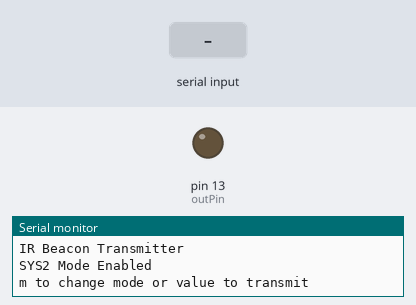
The sketch below on a simulated Arduino Uno, built with avr-gcc and run on an emulated ATmega328P. On the bench: output pins drawn as LEDs (lit = HIGH), the last lines printed to the serial monitor. The test bench sets the inputs (shaded band).

Above: at 1.2 s.
1.3 s: "90,45\n" received over Serial
At 1.4 s:
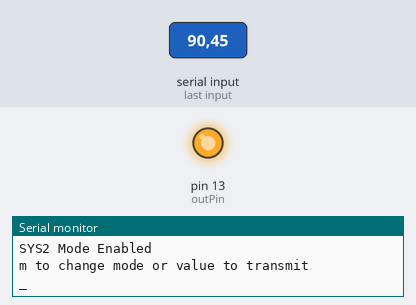
Timing chart, 0 to 10.3 s (numbered marks = the images above; inputs shaded):
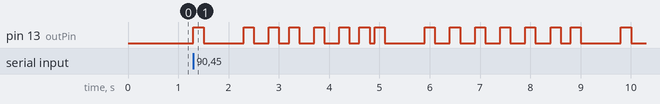

Measured:
- after the input at 1.3 s, pin 13 (outPin): LOW → HIGH at once, → LOW 0.20 s later, → HIGH 0.80 s later, → LOW 0.20 s later, … (32 changes in this stretch)

The sketch:

irTXdebug.ino
```cpp
// Transmits IR Beacon signals
// Messages encoded by timing between pulses
// SYNC 4 3 2 1 0 SYNC ...
// Output: Pin D13 (PB5)
//
// SYS2 Timing - Frequency = 3.2768 MHz
// T = 1/F * 512 = 156.25 us
// Number of timer ticks = T * 16 = 2500 ticks
// Sync = 15000 ticks
// logic 0 = 7500 ticks
// logic 1 = 5000 ticks
//
// SYS4 Timing - Frequency = 3.5795 MHz
// T = 1/F * 512 = 143.05 us
// Number of timer ticks = T * 16 = 2289 ticks
// Sync = 13732 ticks
// logic 0 = 6866 ticks
// logic 1 = 4577 ticks

#define PB5 5
int outPin = 13;  // Use digital pin 13 as output

const int SYS2SYNC = 15000, SYS2LOGIC0 = 7500, SYS2LOGIC1 = 5000;

const int SYS4SYNC = 13732, SYS4LOGIC0 = 6866, SYS4LOGIC1 = 4577;

const int PULSE_WIDTH = 3; //approx 3us pulse width
const int REPEAT = 1;

int sync, logic0, logic1;

const boolean SYS2 = false;
const boolean SYS4 = true;
boolean mode;

void setup()
{
  pinMode(outPin, OUTPUT);
  Serial.begin(115200);
  Serial.println("IR Beacon Transmitter");
  setMode(SYS2);
  Serial.println("m to change mode or value to transmit");
}

void loop()
{
  if (Serial.available())
  {
    char ser = Serial.read();

    if(ser == 'm'){
      setMode(!mode);
    }
    else if((ser >= 48) && (ser <= 57)) // Characters 0 through 9
    {
      transmit(ser - 48, REPEAT);
    }
    else if((ser >= 97) && (ser <= 102)) // Characters a through f
    {
      transmit(ser - 87, REPEAT);
    }
  }
  delay(100);
}

void transmit(byte b, int times)
{
  for(int x=0; x<times; x++)
  {
    pulse();
    delay(800);
    Serial.print("s");
    for(int i=4; i>=0; i--)
    {
      pulse();
      if(bitRead(b, i))
      {
        Serial.print("1");
        delay(200);
      }
      else
      {
        Serial.print("0");
        delay(300);
      }
    }
    pulse();
    Serial.println();
  }
}

void pulse()
{
  Serial.print("_");
  PORTB |= 1<<PB5;       // sets pin13 high
  delay(200);
  PORTB &= ~(1<<PB5);    // sets pin13 low
}

void setMode(boolean newmode)
{
  mode = newmode;
  if(newmode == SYS2)
  {
    Serial.println("SYS2 Mode Enabled");
    sync = SYS2SYNC;
    logic0 = SYS2LOGIC0;
    logic1 = SYS2LOGIC1;
  }
  else
  {
    Serial.println("SYS4 Mode Enabled");
    sync = SYS4SYNC;
    logic0 = SYS4LOGIC0;
    logic1 = SYS4LOGIC1;
  }
}
```
